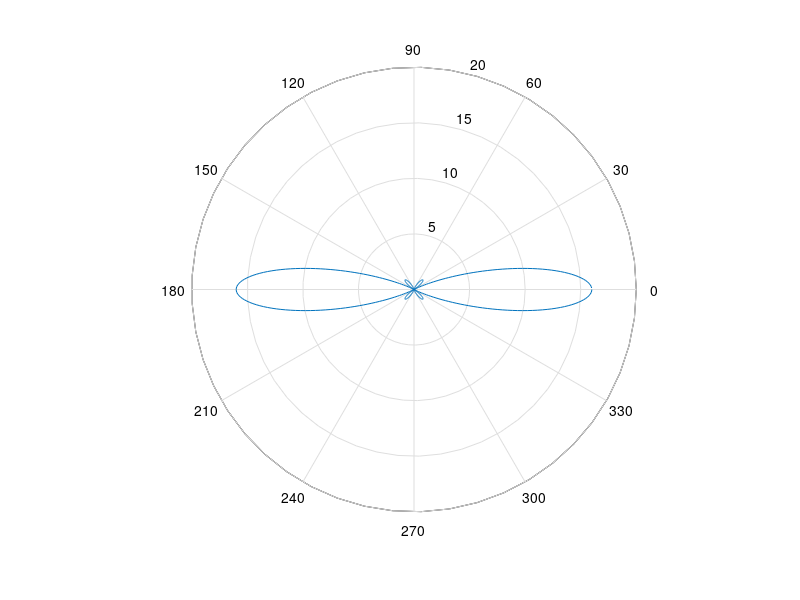

MATLAB code to generate this figure:
%Timothy Smith and Nick Boelk
%Radiation patterns for coherent emitters 
%Plot of diffraction ch 7 problem 5

x = 0: pi/360 : 2*pi; %inputs 

Q = sin(x);

y = (sin(2*pi.*Q).^2)./(sin(.5*pi.*Q).^2); %funtion for irradiance

plot(x, y);  % if you want to plot in x and y delete polar (x,y) below
title('Chaotic Function of sin(1/x)');
xlabel('Input');
ylabel('Output');

polar(x,y); %plotting in polar 